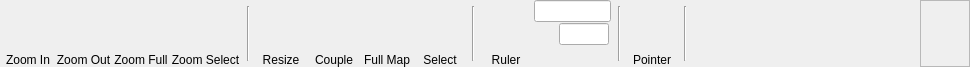
<?xml version="1.0" encoding="UTF-8"?>
<ui version="4.0">
 <class>RibbonTabBattleView</class>
 <widget class="QFrame" name="RibbonTabBattleView">
  <property name="geometry">
   <rect>
    <x>0</x>
    <y>0</y>
    <width>911</width>
    <height>67</height>
   </rect>
  </property>
  <property name="minimumSize">
   <size>
    <width>0</width>
    <height>67</height>
   </size>
  </property>
  <property name="maximumSize">
   <size>
    <width>16777215</width>
    <height>67</height>
   </size>
  </property>
  <property name="windowTitle">
   <string>View</string>
  </property>
  <property name="styleSheet">
   <string notr="true">background-image: url(:/img/data/parchment.jpg);</string>
  </property>
  <layout class="QHBoxLayout" name="horizontalLayout_2">
   <property name="spacing">
    <number>3</number>
   </property>
   <property name="leftMargin">
    <number>3</number>
   </property>
   <property name="topMargin">
    <number>0</number>
   </property>
   <property name="rightMargin">
    <number>0</number>
   </property>
   <property name="bottomMargin">
    <number>0</number>
   </property>
   <item>
    <layout class="QVBoxLayout" name="verticalLayout_16">
     <property name="spacing">
      <number>0</number>
     </property>
     <item>
      <widget class="QPushButton" name="btnZoomIn">
       <property name="minimumSize">
        <size>
         <width>50</width>
         <height>50</height>
        </size>
       </property>
       <property name="maximumSize">
        <size>
         <width>50</width>
         <height>50</height>
        </size>
       </property>
       <property name="toolTip">
        <string>Zoom in</string>
       </property>
       <property name="text">
        <string/>
       </property>
       <property name="icon">
        <iconset resource="resources.qrc">
         <normaloff>:/img/data/icon_zoomin.png</normaloff>:/img/data/icon_zoomin.png</iconset>
       </property>
       <property name="iconSize">
        <size>
         <width>40</width>
         <height>40</height>
        </size>
       </property>
       <property name="checkable">
        <bool>false</bool>
       </property>
       <property name="flat">
        <bool>true</bool>
       </property>
      </widget>
     </item>
     <item>
      <widget class="QLabel" name="lblZoomIn">
       <property name="text">
        <string>Zoom In</string>
       </property>
       <property name="alignment">
        <set>Qt::AlignBottom|Qt::AlignHCenter</set>
       </property>
      </widget>
     </item>
    </layout>
   </item>
   <item>
    <layout class="QVBoxLayout" name="verticalLayout_23">
     <property name="spacing">
      <number>0</number>
     </property>
     <item>
      <widget class="QPushButton" name="btnZoomOut">
       <property name="minimumSize">
        <size>
         <width>50</width>
         <height>50</height>
        </size>
       </property>
       <property name="maximumSize">
        <size>
         <width>50</width>
         <height>50</height>
        </size>
       </property>
       <property name="toolTip">
        <string>Zoom out</string>
       </property>
       <property name="text">
        <string/>
       </property>
       <property name="icon">
        <iconset resource="resources.qrc">
         <normaloff>:/img/data/icon_zoomout.png</normaloff>:/img/data/icon_zoomout.png</iconset>
       </property>
       <property name="iconSize">
        <size>
         <width>40</width>
         <height>40</height>
        </size>
       </property>
       <property name="flat">
        <bool>true</bool>
       </property>
      </widget>
     </item>
     <item>
      <widget class="QLabel" name="lblZoomOut">
       <property name="text">
        <string>Zoom Out</string>
       </property>
       <property name="alignment">
        <set>Qt::AlignBottom|Qt::AlignHCenter</set>
       </property>
      </widget>
     </item>
    </layout>
   </item>
   <item>
    <layout class="QVBoxLayout" name="verticalLayout_21">
     <property name="spacing">
      <number>0</number>
     </property>
     <item>
      <widget class="QPushButton" name="btnZoomFull">
       <property name="minimumSize">
        <size>
         <width>50</width>
         <height>50</height>
        </size>
       </property>
       <property name="maximumSize">
        <size>
         <width>50</width>
         <height>50</height>
        </size>
       </property>
       <property name="toolTip">
        <string>Zoom to fit the entire battle</string>
       </property>
       <property name="text">
        <string/>
       </property>
       <property name="icon">
        <iconset resource="resources.qrc">
         <normaloff>:/img/data/icon_zoomfit.png</normaloff>:/img/data/icon_zoomfit.png</iconset>
       </property>
       <property name="iconSize">
        <size>
         <width>40</width>
         <height>40</height>
        </size>
       </property>
       <property name="checkable">
        <bool>false</bool>
       </property>
       <property name="flat">
        <bool>true</bool>
       </property>
      </widget>
     </item>
     <item>
      <widget class="QLabel" name="lblZoomFull">
       <property name="text">
        <string>Zoom Full</string>
       </property>
       <property name="alignment">
        <set>Qt::AlignBottom|Qt::AlignHCenter</set>
       </property>
      </widget>
     </item>
    </layout>
   </item>
   <item>
    <layout class="QVBoxLayout" name="verticalLayout_22">
     <property name="spacing">
      <number>0</number>
     </property>
     <item>
      <widget class="QPushButton" name="btnZoomSelect">
       <property name="minimumSize">
        <size>
         <width>58</width>
         <height>50</height>
        </size>
       </property>
       <property name="maximumSize">
        <size>
         <width>58</width>
         <height>50</height>
        </size>
       </property>
       <property name="toolTip">
        <string>Select an area to zoom into</string>
       </property>
       <property name="text">
        <string/>
       </property>
       <property name="icon">
        <iconset resource="resources.qrc">
         <normaloff>:/img/data/icon_zoomselect.png</normaloff>:/img/data/icon_zoomselect.png</iconset>
       </property>
       <property name="iconSize">
        <size>
         <width>40</width>
         <height>40</height>
        </size>
       </property>
       <property name="checkable">
        <bool>true</bool>
       </property>
       <property name="flat">
        <bool>true</bool>
       </property>
      </widget>
     </item>
     <item>
      <widget class="QLabel" name="lblZoomSelect">
       <property name="text">
        <string>Zoom Select</string>
       </property>
       <property name="alignment">
        <set>Qt::AlignBottom|Qt::AlignHCenter</set>
       </property>
      </widget>
     </item>
    </layout>
   </item>
   <item>
    <widget class="Line" name="line_2">
     <property name="minimumSize">
      <size>
       <width>10</width>
       <height>0</height>
      </size>
     </property>
     <property name="maximumSize">
      <size>
       <width>10</width>
       <height>55</height>
      </size>
     </property>
     <property name="orientation">
      <enum>Qt::Vertical</enum>
     </property>
    </widget>
   </item>
   <item>
    <layout class="QVBoxLayout" name="verticalLayout_6">
     <property name="spacing">
      <number>0</number>
     </property>
     <item>
      <widget class="QPushButton" name="btnEditCamera">
       <property name="minimumSize">
        <size>
         <width>50</width>
         <height>50</height>
        </size>
       </property>
       <property name="maximumSize">
        <size>
         <width>50</width>
         <height>50</height>
        </size>
       </property>
       <property name="toolTip">
        <string>Edit the Player's Window camera directly</string>
       </property>
       <property name="text">
        <string/>
       </property>
       <property name="icon">
        <iconset resource="resources.qrc">
         <normaloff>:/img/data/icon_camera.png</normaloff>:/img/data/icon_camera.png</iconset>
       </property>
       <property name="iconSize">
        <size>
         <width>40</width>
         <height>40</height>
        </size>
       </property>
       <property name="checkable">
        <bool>true</bool>
       </property>
       <property name="flat">
        <bool>true</bool>
       </property>
      </widget>
     </item>
     <item>
      <widget class="QLabel" name="lblEditCamera">
       <property name="text">
        <string>Resize</string>
       </property>
       <property name="alignment">
        <set>Qt::AlignBottom|Qt::AlignHCenter</set>
       </property>
      </widget>
     </item>
    </layout>
   </item>
   <item>
    <layout class="QVBoxLayout" name="verticalLayout">
     <property name="spacing">
      <number>0</number>
     </property>
     <item>
      <widget class="QPushButton" name="btnCameraCouple">
       <property name="minimumSize">
        <size>
         <width>50</width>
         <height>50</height>
        </size>
       </property>
       <property name="maximumSize">
        <size>
         <width>50</width>
         <height>50</height>
        </size>
       </property>
       <property name="toolTip">
        <string>Snap the Player's Window camera to the Battle View</string>
       </property>
       <property name="text">
        <string/>
       </property>
       <property name="icon">
        <iconset resource="resources.qrc">
         <normaloff>:/img/data/icon_couplecamera.png</normaloff>:/img/data/icon_couplecamera.png</iconset>
       </property>
       <property name="iconSize">
        <size>
         <width>40</width>
         <height>40</height>
        </size>
       </property>
       <property name="checkable">
        <bool>true</bool>
       </property>
       <property name="flat">
        <bool>true</bool>
       </property>
      </widget>
     </item>
     <item>
      <widget class="QLabel" name="lblCameraCouple">
       <property name="text">
        <string>Couple</string>
       </property>
       <property name="alignment">
        <set>Qt::AlignBottom|Qt::AlignHCenter</set>
       </property>
      </widget>
     </item>
    </layout>
   </item>
   <item>
    <layout class="QVBoxLayout" name="verticalLayout_3">
     <property name="spacing">
      <number>0</number>
     </property>
     <item>
      <widget class="QPushButton" name="btnCameraFullMap">
       <property name="minimumSize">
        <size>
         <width>50</width>
         <height>50</height>
        </size>
       </property>
       <property name="maximumSize">
        <size>
         <width>50</width>
         <height>50</height>
        </size>
       </property>
       <property name="toolTip">
        <string>Set the Player's Window camera to cover the whole battle</string>
       </property>
       <property name="text">
        <string/>
       </property>
       <property name="icon">
        <iconset resource="resources.qrc">
         <normaloff>:/img/data/icon_camerafit.png</normaloff>:/img/data/icon_camerafit.png</iconset>
       </property>
       <property name="iconSize">
        <size>
         <width>40</width>
         <height>40</height>
        </size>
       </property>
       <property name="flat">
        <bool>true</bool>
       </property>
      </widget>
     </item>
     <item>
      <widget class="QLabel" name="lblCameraFullMap">
       <property name="text">
        <string>Full Map</string>
       </property>
       <property name="alignment">
        <set>Qt::AlignBottom|Qt::AlignHCenter</set>
       </property>
      </widget>
     </item>
    </layout>
   </item>
   <item>
    <layout class="QVBoxLayout" name="verticalLayout_4">
     <property name="spacing">
      <number>0</number>
     </property>
     <item>
      <widget class="QPushButton" name="btnCameraSelect">
       <property name="minimumSize">
        <size>
         <width>50</width>
         <height>50</height>
        </size>
       </property>
       <property name="maximumSize">
        <size>
         <width>50</width>
         <height>50</height>
        </size>
       </property>
       <property name="toolTip">
        <string>Select an area for Player's Window camera</string>
       </property>
       <property name="text">
        <string/>
       </property>
       <property name="icon">
        <iconset resource="resources.qrc">
         <normaloff>:/img/data/icon_cameraselect.png</normaloff>:/img/data/icon_cameraselect.png</iconset>
       </property>
       <property name="iconSize">
        <size>
         <width>40</width>
         <height>40</height>
        </size>
       </property>
       <property name="checkable">
        <bool>true</bool>
       </property>
       <property name="flat">
        <bool>true</bool>
       </property>
      </widget>
     </item>
     <item>
      <widget class="QLabel" name="lblCameraSelect">
       <property name="text">
        <string>Select</string>
       </property>
       <property name="alignment">
        <set>Qt::AlignBottom|Qt::AlignHCenter</set>
       </property>
      </widget>
     </item>
    </layout>
   </item>
   <item>
    <widget class="Line" name="line_3">
     <property name="minimumSize">
      <size>
       <width>10</width>
       <height>0</height>
      </size>
     </property>
     <property name="maximumSize">
      <size>
       <width>10</width>
       <height>55</height>
      </size>
     </property>
     <property name="orientation">
      <enum>Qt::Vertical</enum>
     </property>
    </widget>
   </item>
   <item>
    <layout class="QVBoxLayout" name="verticalLayout_10">
     <property name="spacing">
      <number>0</number>
     </property>
     <item>
      <widget class="QPushButton" name="btnDistance">
       <property name="sizePolicy">
        <sizepolicy hsizetype="Minimum" vsizetype="Fixed">
         <horstretch>0</horstretch>
         <verstretch>0</verstretch>
        </sizepolicy>
       </property>
       <property name="minimumSize">
        <size>
         <width>50</width>
         <height>50</height>
        </size>
       </property>
       <property name="maximumSize">
        <size>
         <width>50</width>
         <height>50</height>
        </size>
       </property>
       <property name="toolTip">
        <string>Drag to show the distance between two points</string>
       </property>
       <property name="text">
        <string/>
       </property>
       <property name="icon">
        <iconset resource="resources.qrc">
         <normaloff>:/img/data/icon_distance.png</normaloff>:/img/data/icon_distance.png</iconset>
       </property>
       <property name="iconSize">
        <size>
         <width>40</width>
         <height>40</height>
        </size>
       </property>
       <property name="checkable">
        <bool>true</bool>
       </property>
       <property name="autoDefault">
        <bool>false</bool>
       </property>
       <property name="flat">
        <bool>true</bool>
       </property>
      </widget>
     </item>
     <item>
      <widget class="QLabel" name="lblDistance">
       <property name="lineWidth">
        <number>0</number>
       </property>
       <property name="text">
        <string>Ruler</string>
       </property>
       <property name="alignment">
        <set>Qt::AlignBottom|Qt::AlignHCenter</set>
       </property>
      </widget>
     </item>
    </layout>
   </item>
   <item>
    <layout class="QVBoxLayout" name="verticalLayout_8">
     <property name="spacing">
      <number>0</number>
     </property>
     <item>
      <layout class="QVBoxLayout" name="verticalLayout_5">
       <property name="spacing">
        <number>0</number>
       </property>
       <item>
        <widget class="QLineEdit" name="edtDistance">
         <property name="enabled">
          <bool>true</bool>
         </property>
         <property name="sizePolicy">
          <sizepolicy hsizetype="Fixed" vsizetype="Fixed">
           <horstretch>0</horstretch>
           <verstretch>0</verstretch>
          </sizepolicy>
         </property>
         <property name="minimumSize">
          <size>
           <width>0</width>
           <height>0</height>
          </size>
         </property>
         <property name="maximumSize">
          <size>
           <width>77</width>
           <height>16777215</height>
          </size>
         </property>
         <property name="font">
          <font>
           <weight>75</weight>
           <bold>true</bold>
          </font>
         </property>
         <property name="toolTip">
          <string>The distance between two points</string>
         </property>
         <property name="styleSheet">
          <string notr="true"/>
         </property>
         <property name="alignment">
          <set>Qt::AlignCenter</set>
         </property>
         <property name="readOnly">
          <bool>true</bool>
         </property>
        </widget>
       </item>
       <item>
        <layout class="QHBoxLayout" name="horizontalLayout">
         <property name="spacing">
          <number>0</number>
         </property>
         <item>
          <widget class="QPushButton" name="btnHeight">
           <property name="sizePolicy">
            <sizepolicy hsizetype="Minimum" vsizetype="Fixed">
             <horstretch>0</horstretch>
             <verstretch>0</verstretch>
            </sizepolicy>
           </property>
           <property name="minimumSize">
            <size>
             <width>25</width>
             <height>25</height>
            </size>
           </property>
           <property name="maximumSize">
            <size>
             <width>25</width>
             <height>25</height>
            </size>
           </property>
           <property name="toolTip">
            <string>Activate to include a height in the distance</string>
           </property>
           <property name="text">
            <string/>
           </property>
           <property name="icon">
            <iconset resource="resources.qrc">
             <normaloff>:/img/data/icon_height.png</normaloff>:/img/data/icon_height.png</iconset>
           </property>
           <property name="iconSize">
            <size>
             <width>20</width>
             <height>20</height>
            </size>
           </property>
           <property name="checkable">
            <bool>true</bool>
           </property>
           <property name="autoDefault">
            <bool>false</bool>
           </property>
           <property name="flat">
            <bool>true</bool>
           </property>
          </widget>
         </item>
         <item>
          <widget class="QLineEdit" name="edtHeightDiff">
           <property name="sizePolicy">
            <sizepolicy hsizetype="Fixed" vsizetype="Fixed">
             <horstretch>0</horstretch>
             <verstretch>0</verstretch>
            </sizepolicy>
           </property>
           <property name="maximumSize">
            <size>
             <width>50</width>
             <height>16777215</height>
            </size>
           </property>
           <property name="toolTip">
            <string>The vertical distance included</string>
           </property>
          </widget>
         </item>
        </layout>
       </item>
      </layout>
     </item>
     <item>
      <widget class="QLabel" name="lblDistance2">
       <property name="sizePolicy">
        <sizepolicy hsizetype="Fixed" vsizetype="Preferred">
         <horstretch>0</horstretch>
         <verstretch>0</verstretch>
        </sizepolicy>
       </property>
       <property name="maximumSize">
        <size>
         <width>77</width>
         <height>16777215</height>
        </size>
       </property>
       <property name="text">
        <string/>
       </property>
       <property name="alignment">
        <set>Qt::AlignBottom|Qt::AlignHCenter</set>
       </property>
      </widget>
     </item>
    </layout>
   </item>
   <item>
    <widget class="Line" name="line_4">
     <property name="minimumSize">
      <size>
       <width>10</width>
       <height>0</height>
      </size>
     </property>
     <property name="maximumSize">
      <size>
       <width>10</width>
       <height>55</height>
      </size>
     </property>
     <property name="orientation">
      <enum>Qt::Vertical</enum>
     </property>
    </widget>
   </item>
   <item>
    <layout class="QVBoxLayout" name="verticalLayout_7">
     <property name="spacing">
      <number>0</number>
     </property>
     <item>
      <widget class="QPushButton" name="btnPointer">
       <property name="minimumSize">
        <size>
         <width>50</width>
         <height>50</height>
        </size>
       </property>
       <property name="maximumSize">
        <size>
         <width>50</width>
         <height>50</height>
        </size>
       </property>
       <property name="toolTip">
        <string>Show a pointer on the Player's Window</string>
       </property>
       <property name="text">
        <string/>
       </property>
       <property name="icon">
        <iconset resource="resources.qrc">
         <normaloff>:/img/data/arrow.png</normaloff>:/img/data/arrow.png</iconset>
       </property>
       <property name="iconSize">
        <size>
         <width>40</width>
         <height>40</height>
        </size>
       </property>
       <property name="checkable">
        <bool>true</bool>
       </property>
       <property name="flat">
        <bool>true</bool>
       </property>
      </widget>
     </item>
     <item>
      <widget class="QLabel" name="lblPointer">
       <property name="text">
        <string>Pointer</string>
       </property>
       <property name="alignment">
        <set>Qt::AlignBottom|Qt::AlignHCenter</set>
       </property>
      </widget>
     </item>
    </layout>
   </item>
   <item>
    <widget class="Line" name="line_1">
     <property name="minimumSize">
      <size>
       <width>10</width>
       <height>0</height>
      </size>
     </property>
     <property name="maximumSize">
      <size>
       <width>10</width>
       <height>55</height>
      </size>
     </property>
     <property name="orientation">
      <enum>Qt::Vertical</enum>
     </property>
    </widget>
   </item>
   <item>
    <spacer name="horizontalSpacer">
     <property name="orientation">
      <enum>Qt::Horizontal</enum>
     </property>
     <property name="sizeType">
      <enum>QSizePolicy::MinimumExpanding</enum>
     </property>
     <property name="sizeHint" stdset="0">
      <size>
       <width>227</width>
       <height>20</height>
      </size>
     </property>
    </spacer>
   </item>
   <item>
    <widget class="PublishButtonRibbon" name="framePublish">
     <property name="minimumSize">
      <size>
       <width>50</width>
       <height>0</height>
      </size>
     </property>
     <property name="frameShape">
      <enum>QFrame::StyledPanel</enum>
     </property>
     <property name="frameShadow">
      <enum>QFrame::Raised</enum>
     </property>
    </widget>
   </item>
  </layout>
 </widget>
 <customwidgets>
  <customwidget>
   <class>PublishButtonRibbon</class>
   <extends>QFrame</extends>
   <header>publishbuttonribbon.h</header>
   <container>1</container>
  </customwidget>
 </customwidgets>
 <resources>
  <include location="resources.qrc"/>
 </resources>
 <connections/>
</ui>
